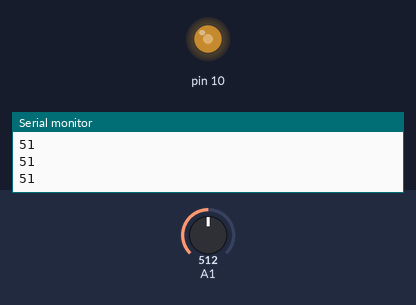
This sketch was run on a simulated Arduino Uno, built with avr-gcc and run on an emulated ATmega328P. Shown: output pins drawn as LEDs (lit = HIGH), the last lines printed to the serial monitor. The inputs (shaded band) are chosen by the test bench; at power-on: A1 = 512.

Above: at 1.2 s.
1.3 s: A1 set to 716
At 2.2 s:
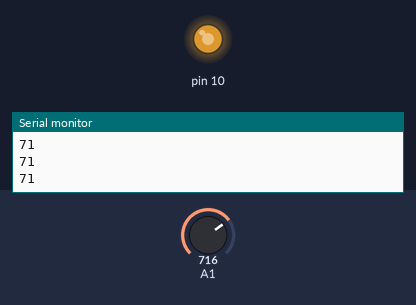
2.8 s: A1 set to 900
At 3.4 s:
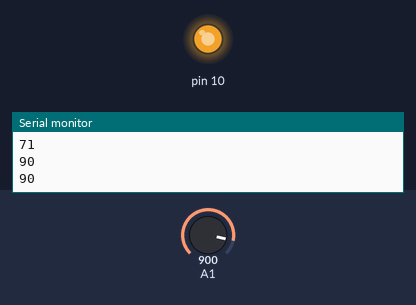
4.3 s: A1 set to 122
At 5.5 s:
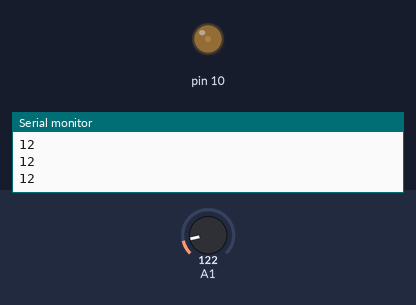
5.8 s: A1 set to 0
At 6.9 s:
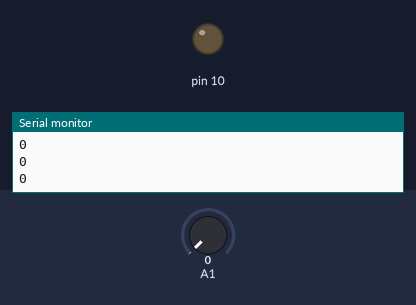
Timing chart, 0 to 8.3 s (numbered marks = the images above; inputs shaded):
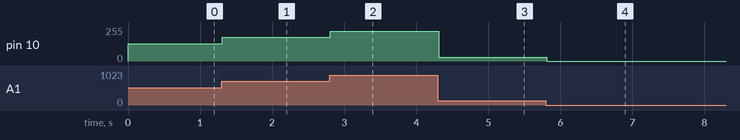

The sketch:

Control_LED_brightness.ino
```cpp
void setup()
{
  pinMode(10, OUTPUT);
  pinMode(A1,INPUT);
  Serial.begin(1200); //define bound rate
}

void loop()
{
  int potentiometerValue = analogRead(A1);
  int brightness = potentiometerValue / 4; //1024 is 255 multiplied by 4
  analogWrite(10, brightness);
  Serial.print(potentiometerValue/10); //Convert brightness to percentage
  Serial.print("\n");
}
```

Measured:
- after the input at 1.3 s, pin 10: 128/255 → 179/255 at once
- after the input at 2.8 s, pin 10: 179/255 → 225/255 at once
- after the input at 4.3 s, pin 10: 225/255 → 30/255 at once
- after the input at 5.8 s, pin 10: 30/255 → 0/255 at once
